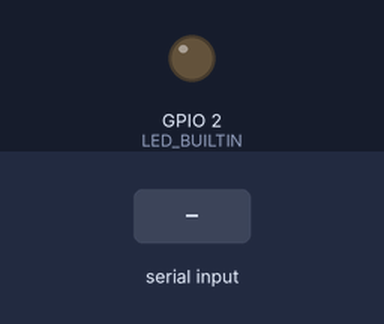
Recording of a sketch running on a simulated ESP8266 (NodeMCU). Shown: output pins drawn as LEDs (lit = HIGH, except the on-board LED, lit = LOW). The inputs (shaded band) are chosen by the test bench. WiFi joins after 1.5 s; servers stay silent unless stated; uploads are accepted with an empty reply; what the sketch prints to the serial monitor is not drawn.

Above: at 2.1 s.
At 8.2 s:
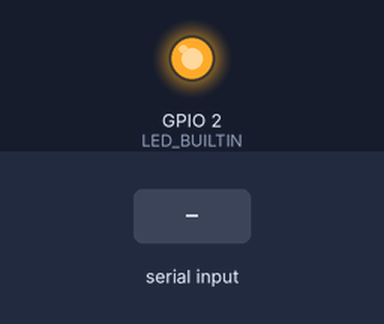
8.3 s: "A" received over Serial
17.7 s: "1" received over Serial
Timing chart, 0 to 20.7 s (numbered marks = the images above; inputs shaded):
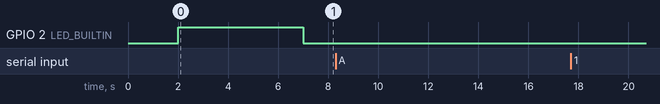

Measured:
- after the input at 8.3 s, every drawn part: stays the same
- after the input at 17.7 s, every drawn part: stays the same

The sketch:

GaCoRobot_ESP.ino
```cpp
#include <ESP8266WiFi.h>
#include <ESP8266HTTPClient.h>

const char* ssid = "Anuranga";
const char* password = "12345678";


void setup () {

 pinMode(LED_BUILTIN, OUTPUT);
digitalWrite(LED_BUILTIN, LOW);

Serial.begin(115200);
WiFi.begin(ssid, password);

while (WiFi.status() != WL_CONNECTED) {

delay(1000);
//Serial.print("Connecting..");
digitalWrite(LED_BUILTIN, LOW);

}
 digitalWrite(LED_BUILTIN, HIGH);
 delay(5000);
 digitalWrite(LED_BUILTIN, LOW);
}

String q = "A";
char p;


void loop() {

p = Serial.read();
 Serial.println(p);

if (WiFi.status() == WL_CONNECTED) { //Check WiFi connection status

HTTPClient http;  //Declare an object of class HTTPClient

http.begin("http://gacorobot.000webhostapp.com/getPath.php?id=25&submit=Submit+Query");  //Specify request destination
int httpCode = http.GET();                                                               //Send the request

if (httpCode > 0) { //Check the returning code

String payload = http.getString();   //Get the request response payload

if( q == payload ){
Serial.println(">");                 //Print the response payload

 }
}

http.end();   //Close connection

// p = Serial.read();
// Serial.println(p);

delay(4000);    //Send a request every 10 seconds

//p = Serial.read();
 //Serial.println(p);

 if ( p == 'A' ) { //Check WiFi connection status

HTTPClient httpi;  //Declare an object of class HTTPClient

httpi.begin("http://gacorobot.000webhostapp.com/updateState.php?id=25&submit=Submit+Query");  //Specify request destination
int httipCode = httpi.GET();                                                                  //Send the request

delay(1000);

Serial.println("-----------END---------");

httpi.end();   //Close connection

}


}

delay(5000);   //Send a request every 10 seconds

}
```
